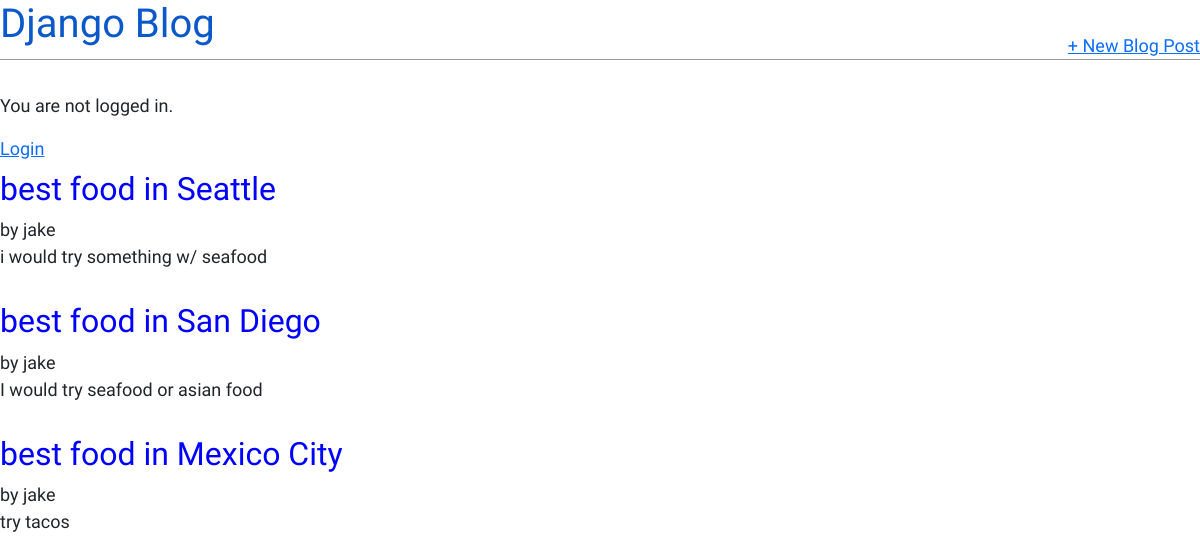
The app's page /, older data.
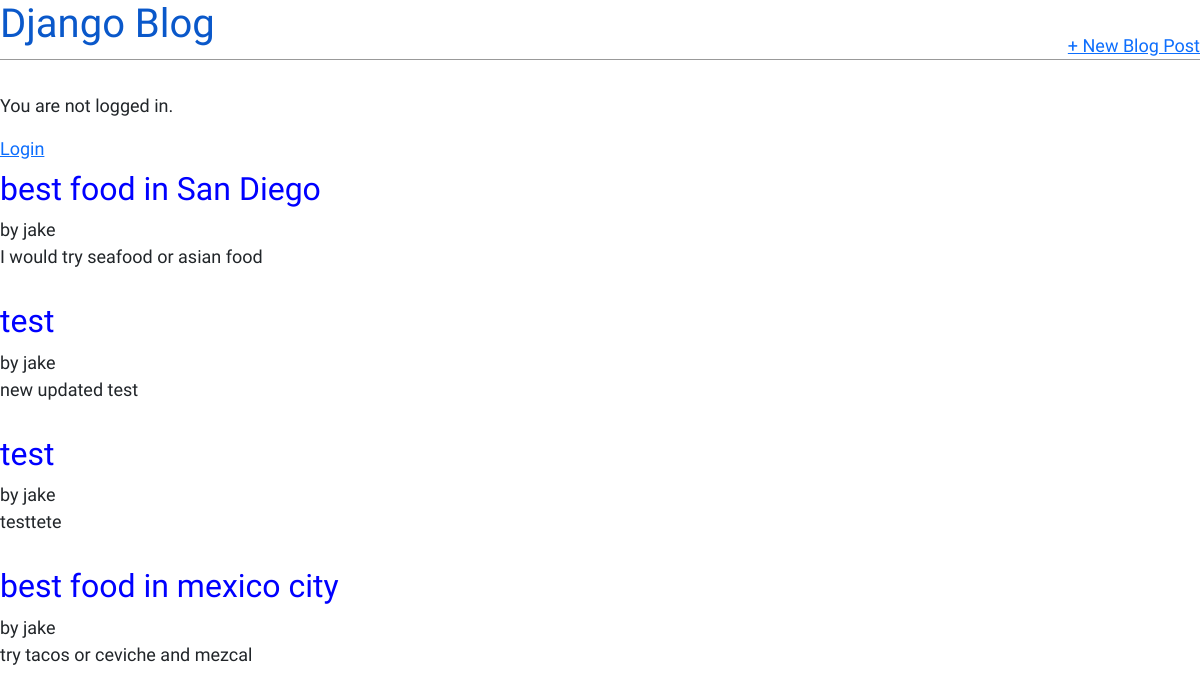
The same page, newer data.
### blog/models.py (models this page shows, shortened)
class Post(models.Model):
    title = models.CharField(max_length=200)
    author = models.ForeignKey('auth.User', on_delete=models.CASCADE)
    body = models.TextField()

### blog/views.py (the view)
# urls.py: path('', BlogListView.as_view(), name='home'),
class BlogListView(ListView):
    model = Post
    template_name = "home.html"
    context_object_name = "all_posts_list"

### templates/home.html (shortened to what this page needs)
{% extends 'base.html' %}
{% block content %}
    {% for post in all_posts_list %}
    <div class="post-entry">
        <h2>
            <a href="{% url 'post_detail' post.pk %}">{{ post.title }}</a>
        </h2>
        <p>by {{ post.author }}</p>
        <p>{{ post.body }}</p>
    </div>
    {% endfor %}
{% endblock content %}

### templates/base.html (shortened to what this page needs)
{% load static %}
<!DOCTYPE html>
<html lang="en">
<head>
    <link href="https://cdn.jsdelivr.net/npm/bootstrap@5.1.0/dist/css/bootstrap.min.css" rel="stylesheet">
    <link rel="stylesheet" href="{% static 'css/base.css' %}">
</head>
<body>
    <header>
        <div class="nav-left">
            <h1><a href="{% url 'home' %}">Django Blog</a></h1>
        </div>
        <div class="nav-right">
            <a href="{% url 'post_new' %}">+ New Blog Post</a>
        </div>
    </header>
    {% if user.is_authenticated %}
        <p>Hi, {{ user.username }}</p>
        <a href="{% url 'logout' %}">Logout</a>
    {% else %}
        <p>You are not logged in.</p>
        <a href="{% url 'login' %}">Login</a>
    {% endif %}
    {% block content %}
    {% endblock content %}
</body>
</html>

### static/css/base.css (style rules this page uses)
body { font-size: 18px; font-family: 'PT Sans', sans-serif; }
header { border-bottom: 1px solid #999; margin-bottom: 2rem; display: flex; }
header h1 a { color:red; text-decoration: none; }
.nav-left { margin-right: auto; }
.nav-right { display: flex; padding-top: 2rem; }
.post-entry { margin-bottom: 2rem; }
.post-entry h2 { margin: 0.5rem 0; }
.post-entry h2 a, .post-entry h2 a:visited { color: blue; text-decoration: none; }
.post-entry p { margin: 0; font-weight: 400; }

Row changes from the older to the newer data that the page shows:
removed Post: title "best food in Seattle", author "jake", body "i would try something w/ seafood"
removed Post: title "best food in Mexico City", author "jake", body "try tacos"
added Post: title "test", author "jake", body "new updated test"
added Post: title "test", author "jake", body "testtete"
added Post: title "best food in mexico city", author "jake", body "try tacos or ceviche and mezcal"
